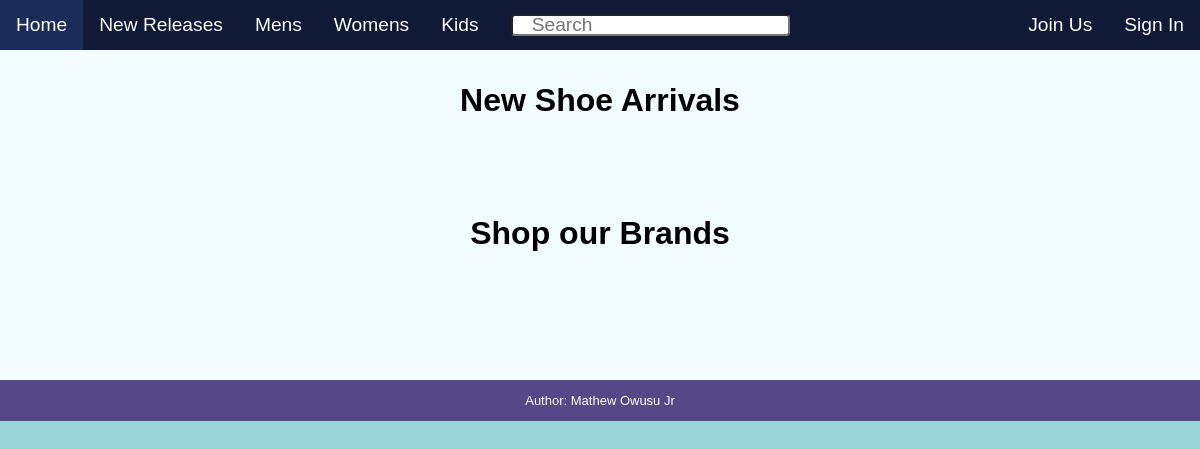
Page /home on the earlier database version.
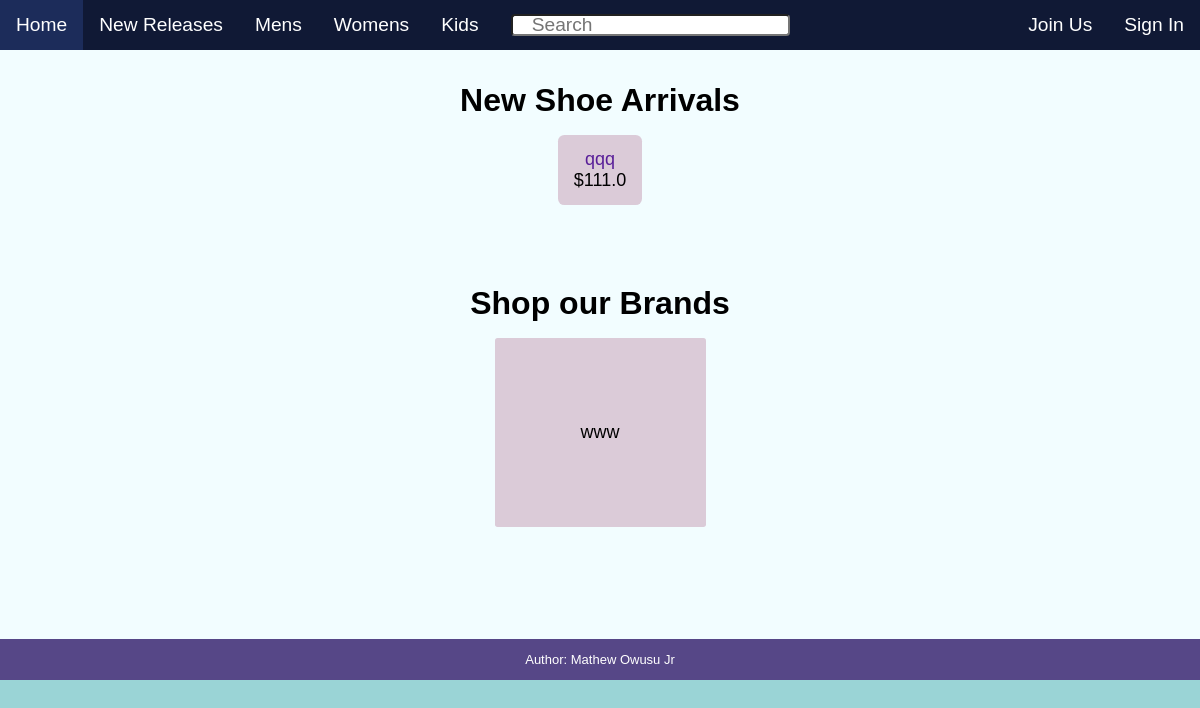
Same page on the later database version.
### website/models.py (models this page shows, shortened)
class Shoe(db.Model):
    __tablename__ = 'shoe'
    id = db.Column(db.Integer(), primary_key=True)
    name = db.Column(db.String(length=30), nullable=False)
    brand = db.Column(db.String(length=30), nullable=False)
    audience = db.Column(db.String(length=30), nullable=False)
    price = db.Column(db.Float(), nullable=False)
    colors = db.relationship("Color", back_populates="shoe", lazy=True, cascade='all, delete, delete-orphan')

### website/views/home_view.py (the view)
@home_view.route('/')
@home_view.route('/home')
def home_page():
    recently_added = Shoe.query.order_by(Shoe.id.desc()).limit(5)
    shoes = Shoe.query.all()
    brands = []
    for shoe in shoes:
        if not brands.__contains__(shoe.brand):
            brands.append(shoe.brand)
    brands.sort()
    currb=current_user
    return render_template("home.html", current_user=current_user, recently_added=recently_added, brands=brands)

### website/templates/home.html (shortened to what this page needs)
{% extends 'base.html' %}
{% block body %}
    <div class="collections">
        <h2>New Shoe Arrivals</h2>
        <ul>
            {% for shoe in recently_added %}
                <li onclick="redirectUrl('/inventory/{{ shoe.id }}')">
                    <a style="color: #581e98">{{ shoe.name  }}</a>
                    <p>${{ shoe.price  }}</p>
                </li>
            {% endfor %}
        </ul>
    </div>
    <div class="collections brand-collection">
        <h2>Shop our Brands</h2>
        <ul>
            {% for brand in brands %}
                <li onclick="redirectUrl('/{{brand}}/releases')">
                    <a>
                        {{brand}}
                    </a>
                </li>
            {% endfor %}
        </ul>
    </div>
{% endblock %}

### website/templates/base.html (shortened to what this page needs)
<!DOCTYPE html>
<html lang="en">
<head>
    <link rel="stylesheet" href="{{ url_for('static', filename='style.css') }}">
</head>
<body>
    <div class="nav-bar">
        <ul>
            <li><a href="{{ url_for('home_view.home_page') }}">Home</a></li>
            <li><a href="{{ url_for('cust_catalog_views.releases_page') }}">New Releases</a></li>
            <li><a href="{{ url_for('cust_catalog_views.mens_releases_page') }}">Mens</a></li>
            <li><a href="{{ url_for('cust_catalog_views.womens_releases_page') }}">Womens</a></li>
            <li><a href="{{ url_for('cust_catalog_views.kids_releases_page') }}">Kids</a></li>
            <li>
                <a>
                    <form id="search" action="/releases/browse/" method="GET">
                        <input type="search" name="search" placeholder="Search">
                    </form>
                </a>
            </li>
            {% if current_user.is_authenticated %}
                <div style="float:right">
                    <li>
                        <a href="{{url_for('cust_cart_views.display_cart_page')}}">Cart</a>
                    </li>
                    <li>
                        <a href="{{ url_for( 'acct_mgmt_views.display_account_page', username=current_user.username ) }}">Hello {{current_user.firstname}}</a>
                    </li>
                    <li>
                        <a href="{{url_for('acct_mgmt_views.logout')}}"">Sign Out</a>
                    </li>
                </div>
            {% else %}
                <div style="float:right">
                    <li>
                        <a href="{{url_for('acct_mgmt_views.display_signup_page')}}">Join Us</a>
                    </li>
                    <li>
                        <a href="{{url_for('acct_mgmt_views.display_login_page')}}"">Sign In</a>
                    </li>
                </div>
            {% endif %}
        </ul>
    </div>
    <div class="content">
        {% block body %}{% endblock %}
    </div>
    <footer>
        <p>Author: Mathew Owusu Jr</p>
    </footer>
</body>
</html>

### website/static/style.css (style rules this page uses)
* { box-sizing: border-box; margin: 0; padding: 0; font-size: 100%; font-family: Verdana, Geneva, Tahoma, sans-serif; overflow: hidden; }
body { width: 100%; background-color: #9ad4d6; display: flex; flex-direction: column; align-items: center; }
ul { list-style-type: none; }
li { float: left; }
a { text-decoration: none; }
h1, h2 { font-size: xx-large; padding-bottom: 0.5em; }
input[type="search"] { box-sizing: border-box; border-radius: 0.2em; box-sizing: border-box; padding-left: 1em; padding-right: 0.5em; padding-top: 0.25em; padding-bottom: 0.25em; width: auto; height: 1.1em !important; }
.nav-bar { background-color: #101935; width: 100%; font-size: larger; }
.nav-bar li a { display: block; color: white; text-align: center; padding: 14px 16px; }
.content { background-color: #F2FDFF; width: 100%; display: flex; flex-direction: column; align-items: center; padding: 2em; }
.collections { display: flex; flex-direction: column; align-items: center; text-align: center; width: 100%; padding-bottom: 5em; }
.collections li { display: block; background-color: #DBCBD8; border-radius: 0.35em; text-align: center; font-size: large; padding: 14px 16px; margin-left: 1em; margin-right: 1em; }
.brand-collection li { padding: 84px 86px; border-radius: 0.15em; }
footer { background-color: #564787; width: 100%; padding: 1em; padding-left: 5em; padding-right: 5em; color: white; text-align: center; font-size: small; }

Differences in the rows shown:
added Shoe: name "qqq", price "111.0", brand "www"
